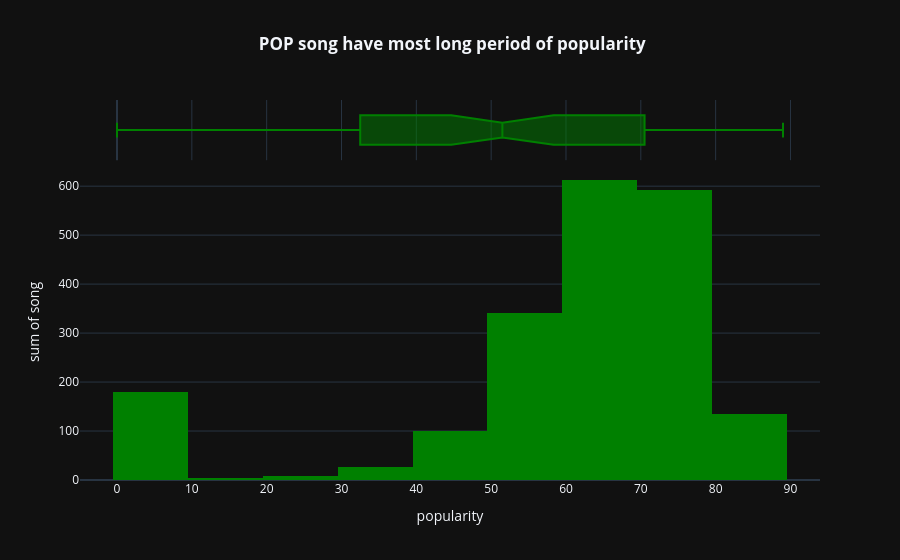

Notebook code for this chart:
### Markdown cell above
find out which song are most popular

### Code cell
import plotly.express as px
fig=px.histogram(df.groupby('popularity',as_index=False).count().sort_values(by='song',ascending=False),x='popularity',y='song',color_discrete_sequence=['green'],template='plotly_dark',marginal='box',title='<b> POP song have most long period of popularity</b>')
fig.update_layout(title_x=0.5)

### Figure 1 — Plotly figure (JSON) as saved in the notebook; plotly's stock layout.template omitted (floating-point values rounded to 4 significant figures)
{"data": [{"bingroup": "x", "histfunc": "sum", "hovertemplate": "popularity=%{x}<br>sum of song=%{y}<extra></extra>", "legendgroup": "", "marker": {"color": "green", "pattern": {"shape": ""}}, "name": "", "orientation": "v", "showlegend": false, "type": "histogram", "x": [0, 69, 68, 74, 73, 67, 76, 64, 57, 63, 72, 61, 65, 71, 75, 77, 70, 66, 59, 79, 78, 62, 60, 80, 58, 56, 55, 1, 54, 53, 81, 82, 52, 48, 49, 51, 47, 83, 50, 46, 84, 2, 42, 45, 85, 43, 39, 3, 35, 86, 40, 4, 36, 37, 44, 41, 21, 26, 32, 34, 38, 30, 27, 33, 8, 7, 6, 11, 18, 17, 16, 24, 28, 87, 88, 89], "xaxis": "x", "y": [126, 76, 75, 69, 69, 66, 64, 63, 62, 62, 62, 61, 61, 57, 57, 57, 56, 56, 52, 51, 50, 50, 43, 43, 42, 39, 34, 31, 31, 28, 27, 25, 21, 19, 18, 17, 16, 15, 15, 14, 11, 11, 10, 10, 7, 6, 6, 5, 5, 4, 4, 4, 3, 2, 2, 2, 2, 2, 2, 2, 2, 2, 2, 2, 1, 1, 1, 1, 1, 1, 1, 1, 1, 1, 1, 1], "yaxis": "y"}, {"hovertemplate": "popularity=%{x}<extra></extra>", "legendgroup": "", "marker": {"color": "green"}, "name": "", "notched": true, "showlegend": false, "type": "box", "x": [0, 69, 68, 74, 73, 67, 76, 64, 57, 63, 72, 61, 65, 71, 75, 77, 70, 66, 59, 79, 78, 62, 60, 80, 58, 56, 55, 1, 54, 53, 81, 82, 52, 48, 49, 51, 47, 83, 50, 46, 84, 2, 42, 45, 85, 43, 39, 3, 35, 86, 40, 4, 36, 37, 44, 41, 21, 26, 32, 34, 38, 30, 27, 33, 8, 7, 6, 11, 18, 17, 16, 24, 28, 87, 88, 89], "xaxis": "x2", "yaxis": "y2"}], "layout": {"barmode": "relative", "legend": {"tracegroupgap": 0}, "title": {"text": "<b> POP song have most long period of popularity</b>", "x": 0.5}, "xaxis": {"anchor": "y", "domain": [0, 1], "title": {"text": "popularity"}}, "xaxis2": {"anchor": "y2", "domain": [0, 1], "matches": "x", "showgrid": true, "showticklabels": false}, "yaxis": {"anchor": "x", "domain": [0, 0.8316], "title": {"text": "sum of song"}}, "yaxis2": {"anchor": "x2", "domain": [0.8416, 1], "matches": "y2", "showgrid": false, "showline": false, "showticklabels": false, "ticks": ""}}}
